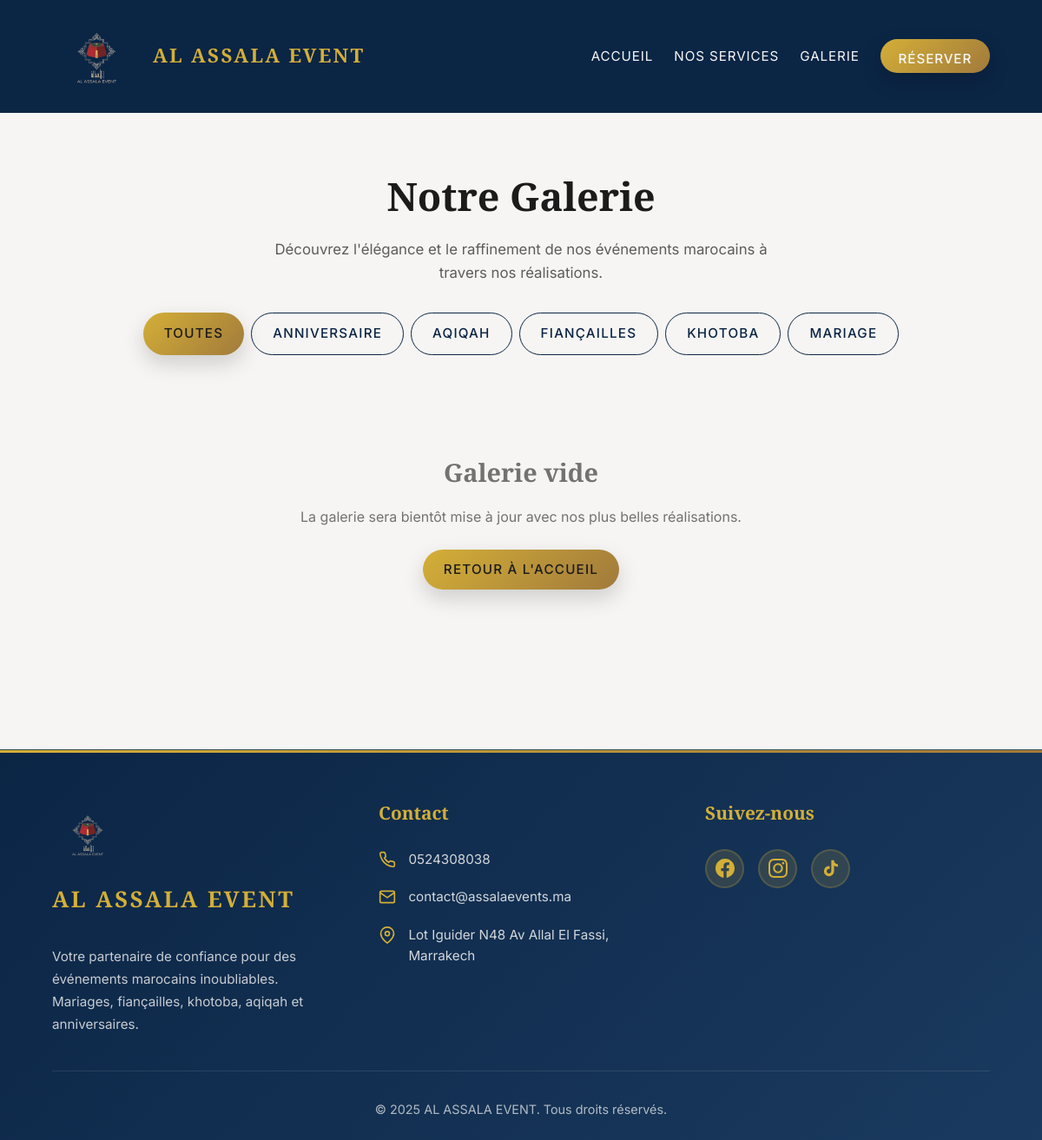
/gallery.php, run on the app's committed database.
### tables this page shows
CREATE TABLE IF NOT EXISTS `categories` (
  `id` int(11) NOT NULL AUTO_INCREMENT,
  `name` varchar(255) NOT NULL,
  `created_at` timestamp NOT NULL DEFAULT current_timestamp(),
  PRIMARY KEY (`id`),
  UNIQUE KEY `name` (`name`),
  KEY `idx_name` (`name`)
);

### gallery.php (the view, shortened to what this page needs)
<?php
require_once 'config.php';
$categoryFilter = isset($_GET['category']) ? intval($_GET['category']) : null;
try {
    $categories = $pdo->query("SELECT * FROM categories ORDER BY name ASC")->fetchAll();
} catch (PDOException $e) {
    $categories = [];
}
$primaryCategories = [];
if (!empty($categories)) {
    $primaryCategories = array_slice($categories, 0, 5);
}
try {
    if ($categoryFilter) {
        $stmt = $pdo->prepare("
            SELECT g.*, c.name as category_name
            FROM gallery g
            LEFT JOIN categories c ON g.category_id = c.id
            WHERE g.category_id = ?
            ORDER BY g.created_at DESC
        ");
        $stmt->execute([$categoryFilter]);
        $images = $stmt->fetchAll();
    } else {
        $images = $pdo->query("
            SELECT g.*, c.name as category_name
            FROM gallery g
            LEFT JOIN categories c ON g.category_id = c.id
            ORDER BY g.created_at DESC
        ")->fetchAll();
    }
} catch (PDOException $e) {
    $images = [];
    $error = "Erreur lors de la récupération des images : " . $e->getMessage();
}
?>
<!DOCTYPE html>
<html lang="fr">
<head>
    <link rel="stylesheet" href="style.css">
</head>
<body>
    <header class="navbar">
        <div class="container nav-container">
            <div class="logo">
                <a href="index.php#home" class="logo-link">
                    <img src="images/logo/image.png" alt="AL ASSALA EVENT" class="navbar-logo-img">
                    <span class="logo-text">AL ASSALA EVENT</span>
                </a>
            </div>
            <nav class="nav">
                <ul class="nav-links">
                    <li><a href="index.php#home">Accueil</a></li>
                    <li><a href="index.php#services">Nos Services</a></li>
                    <li><a href="gallery.php" class="active">Galerie</a></li>
                    <li><a href="reserver.php" class="btn btn-primary nav-reserver">Réserver</a></li>
                </ul>
            </nav>
        </div>
    </header>
    <main class="gallery-page">
        <section class="section section-light">
            <div class="container">
                <div class="gallery-page-header">
                    <h1>Notre Galerie</h1>
                    <p>Découvrez l'élégance et le raffinement de nos événements marocains à travers nos réalisations.</p>
                    <?php if (!empty($categories)): ?>
                        <div style="margin-top: 2rem; display: flex; justify-content: center; flex-wrap: wrap; gap: 0.5rem;">
                            <a href="gallery.php"
                               class="btn <?php echo !$categoryFilter ? 'btn-primary' : 'btn-outline'; ?>"
                               style="text-decoration: none;">
                                Toutes
                            </a>
                            <?php foreach ($primaryCategories as $cat): ?>
                                <a href="gallery.php?category=<?php echo $cat['id']; ?>"
                                   class="btn <?php echo $categoryFilter == $cat['id'] ? 'btn-primary' : 'btn-outline'; ?>"
                                   style="text-decoration: none;">
                                    <?php echo htmlspecialchars($cat['name']); ?>
                                </a>
                            <?php endforeach; ?>
                        </div>
                    <?php endif; ?>
                </div>
                <?php if (empty($images)): ?>
                    <div class="gallery-empty">
                        <h2>Galerie vide</h2>
                        <p>La galerie sera bientôt mise à jour avec nos plus belles réalisations.</p>
                        <a href="index.php#home" class="btn btn-primary" style="margin-top: 1.5rem;">Retour à l'accueil</a>
                    </div>
                <?php endif; ?>
            </div>
        </section>
    </main>
    <footer class="footer">
        <div class="container">
            <div class="footer-main">
                <div class="footer-section footer-about">
                    <div class="footer-logo">
                        <div class="footer-logo-container">
                            <img src="images/logo/image.png" alt="AL ASSALA EVENT" class="footer-logo-img">
                            <span class="footer-logo-text">AL ASSALA EVENT</span>
                        </div>
                    </div>
                    <p class="footer-description">
                        Votre partenaire de confiance pour des événements marocains inoubliables.
                        Mariages, fiançailles, khotoba, aqiqah et anniversaires.
                    </p>
                </div>
                <div class="footer-section footer-contact">
                    <h3 class="footer-title">Contact</h3>
                    <ul class="footer-contact-list">
                        <li>
                            <a href="tel:+212524308038">0524308038</a>
                        </li>
                        <li>
                            <svg class="footer-icon" viewBox="0 0 24 24" fill="none" stroke="currentColor" stroke-width="2">
                                <path d="M4 4h16c1.1 0 2 .9 2 2v12c0 1.1-.9 2-2 2H4c-1.1 0-2-.9-2-2V6c0-1.1.9-2 2-2z"/>
                                <polyline points="22,6 12,13 2,6"/>
                            </svg>
                            <a href="mailto:contact@assalaevents.ma">contact@assalaevents.ma</a>
                        </li>
                        <li>
                            <svg class="footer-icon" viewBox="0 0 24 24" fill="none" stroke="currentColor" stroke-width="2">
                                <path d="M21 10c0 7-9 13-9 13s-9-6-9-13a9 9 0 0 1 18 0z"/>
                                <circle cx="12" cy="10" r="3"/>
                            </svg>
                            <span>Lot Iguider N48 Av Allal El Fassi, Marrakech</span>
                        </li>
                    </ul>
                </div>
                <div class="footer-section footer-social">
                    <h3 class="footer-title">Suivez-nous</h3>
                    <div class="footer-social-links">
                        <a href="https://facebook.com" target="_blank" rel="noopener noreferrer" class="social-link" aria-label="Facebook">
                        </a>
                        <a href="https://instagram.com" target="_blank" rel="noopener noreferrer" class="social-link" aria-label="Instagram">
                        </a>
                        <a href="https://tiktok.com" target="_blank" rel="noopener noreferrer" class="social-link" aria-label="TikTok">
                            <svg viewBox="0 0 24 24" fill="currentColor">
                                <path d="M19.59 6.69a4.83 4.83 0 0 1-3.77-4.25V2h-3.45v13.67a2.89 2.89 0 0 1-5.2 1.74 2.89 2.89 0 0 1 2.31-4.64 2.93 2.93 0 0 1 .88.13V9.4a6.84 6.84 0 0 0-1-.05A6.33 6.33 0 0 0 5 20.1a6.34 6.34 0 0 0 10.86-4.43v-7a8.16 8.16 0 0 0 4.77 1.52v-3.4a4.85 4.85 0 0 1-1-.1z"/>
                            </svg>
                        </a>
                    </div>
                </div>
            </div>
            <div class="footer-bottom">
                <p>© <?php echo date('Y'); ?> AL ASSALA EVENT. Tous droits réservés.</p>
            </div>
        </div>
    </footer>
</body>
</html>

### gallery.php (style rules this page uses)
.gallery-page { margin-top: 70px; padding: 3rem 0; }
.gallery-page-header { text-align: center; margin-bottom: 3rem; }
.gallery-page-header h1 { font-family: "Playfair Display", serif; font-size: clamp(2rem, 4vw, 2.8rem); margin-bottom: 0.8rem; color: var(--color-text-main); }
.gallery-page-header p { color: rgba(27, 27, 27, 0.7); font-size: 1.05rem; max-width: 600px; margin: 0 auto; }
.gallery-empty { text-align: center; padding: 4rem 2rem; color: rgba(27, 27, 27, 0.6); }
.gallery-empty h2 { font-family: "Playfair Display", serif; font-size: 1.8rem; margin-bottom: 1rem; }

### data on the page
categories: name "ANNIVERSAIRE"
categories: name "AQIQAH"
categories: name "FIANÇAILLES"
categories: name "KHOTOBA"
categories: name "MARIAGE"
